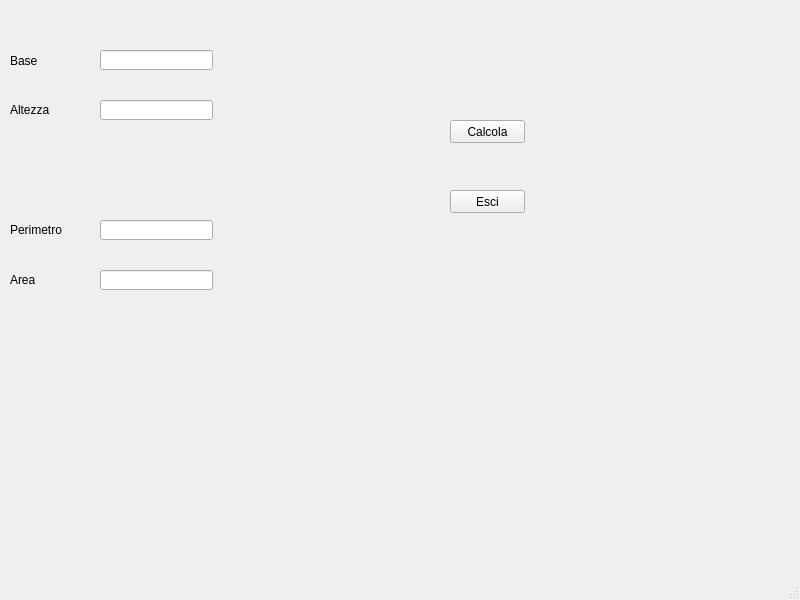
<?xml version="1.0" encoding="UTF-8"?>
<ui version="4.0">
 <class>Rettangolo</class>
 <widget class="QMainWindow" name="Rettangolo">
  <property name="geometry">
   <rect>
    <x>0</x>
    <y>0</y>
    <width>800</width>
    <height>600</height>
   </rect>
  </property>
  <property name="windowTitle">
   <string>Rettangolo</string>
  </property>
  <widget class="QWidget" name="centralwidget">
   <widget class="QLineEdit" name="txtBase">
    <property name="geometry">
     <rect>
      <x>100</x>
      <y>50</y>
      <width>113</width>
      <height>20</height>
     </rect>
    </property>
   </widget>
   <widget class="QLineEdit" name="txtAltezza">
    <property name="geometry">
     <rect>
      <x>100</x>
      <y>100</y>
      <width>113</width>
      <height>20</height>
     </rect>
    </property>
   </widget>
   <widget class="QLineEdit" name="txtPerimetro">
    <property name="geometry">
     <rect>
      <x>100</x>
      <y>220</y>
      <width>113</width>
      <height>20</height>
     </rect>
    </property>
   </widget>
   <widget class="QLineEdit" name="txtArea">
    <property name="geometry">
     <rect>
      <x>100</x>
      <y>270</y>
      <width>113</width>
      <height>20</height>
     </rect>
    </property>
   </widget>
   <widget class="QLabel" name="label">
    <property name="geometry">
     <rect>
      <x>10</x>
      <y>50</y>
      <width>71</width>
      <height>21</height>
     </rect>
    </property>
    <property name="text">
     <string>Base</string>
    </property>
   </widget>
   <widget class="QLabel" name="label_2">
    <property name="geometry">
     <rect>
      <x>10</x>
      <y>100</y>
      <width>71</width>
      <height>20</height>
     </rect>
    </property>
    <property name="text">
     <string>Altezza</string>
    </property>
   </widget>
   <widget class="QLabel" name="label_3">
    <property name="geometry">
     <rect>
      <x>10</x>
      <y>220</y>
      <width>61</width>
      <height>20</height>
     </rect>
    </property>
    <property name="text">
     <string>Perimetro</string>
    </property>
   </widget>
   <widget class="QLabel" name="label_4">
    <property name="geometry">
     <rect>
      <x>10</x>
      <y>270</y>
      <width>71</width>
      <height>20</height>
     </rect>
    </property>
    <property name="text">
     <string>Area</string>
    </property>
   </widget>
   <widget class="QPushButton" name="btnCalcola">
    <property name="geometry">
     <rect>
      <x>450</x>
      <y>120</y>
      <width>75</width>
      <height>23</height>
     </rect>
    </property>
    <property name="text">
     <string>Calcola</string>
    </property>
   </widget>
   <widget class="QPushButton" name="btnEsci">
    <property name="geometry">
     <rect>
      <x>450</x>
      <y>190</y>
      <width>75</width>
      <height>23</height>
     </rect>
    </property>
    <property name="text">
     <string>Esci</string>
    </property>
   </widget>
  </widget>
  <widget class="QMenuBar" name="menubar">
   <property name="geometry">
    <rect>
     <x>0</x>
     <y>0</y>
     <width>800</width>
     <height>21</height>
    </rect>
   </property>
  </widget>
  <widget class="QStatusBar" name="statusbar"/>
 </widget>
 <resources/>
 <connections/>
</ui>
